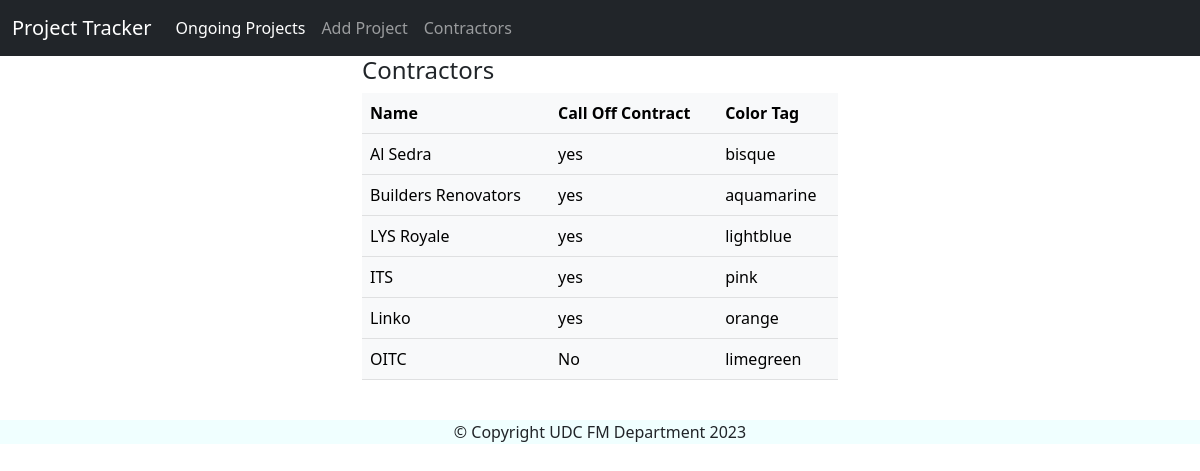
/contractors, run on the app's committed database.
### tables this page shows
CREATE TABLE contractors                (id INTEGER PRIMARY KEY AUTOINCREMENT,                    name VARCHAR,                        coc BOOLEAN,                            color VARCHAR);

### app.py (the view)
@app.route("/contractors")
def contractor():
    contractors = fetch_all_contractors()
    context = {"contractors": contractors}
    return render_template('contractors.html', **context)

### app.py (called while the page is built)
def fetch_all_contractors():
    cur = conn.cursor()
    contractors = cur.execute("SELECT * FROM contractors").fetchall()
    return contractors

### templates/contractors.html
{% extends 'base.html' %} {% block content %}
<div class="container col-5">
  <h4>Contractors</h4>
  <table class="table table-light">
    <tr>
      <th>Name</th>
      <th>Call Off Contract</th>
      <th>Color Tag</th>
    </tr>
    {% for i in contractors %}
    <tr>
      <td>{{i['name']}}</td>
      <td>{{i['coc']}}</td>
      <td>{{i['color']}}</td>
    </tr>
    {% endfor %}
  </table>
</div>
{% endblock %}

### data on the page
contractors: name "Al Sedra", coc "yes", color "bisque"
contractors: name "Builders Renovators", coc "yes", color "aquamarine"
contractors: name "LYS Royale", coc "yes", color "lightblue"
contractors: name "ITS", coc "yes", color "pink"
contractors: name "Linko", coc "yes", color "orange"
contractors: name "OITC", coc "No", color "limegreen"
